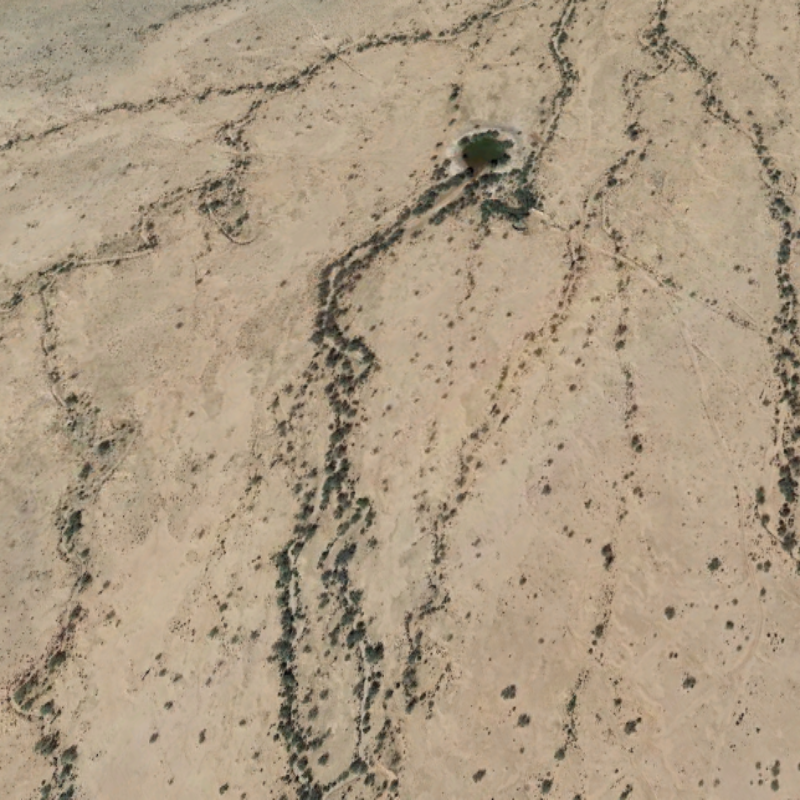
#> input picture img1652GE.PNG, 800 x 800 px
$ python Image_preprocessing.py
#> lines starting #> are read from the running program, lines starting #| are printed output that depends on the picture
#!/usr/bin/env python
# coding: utf-8

# In[1]:


import numpy as np
import cv2
from matplotlib import pyplot as plt

img1 = cv2.imread('img1652GE.PNG')
#> img1 is the input picture: shape (800, 800, 3); mean B, G, R 131.2, 154.8, 172.4
print('Original size',img1.shape)
#| Original size (800, 800, 3)
plt.imshow(img1)


# In[2]:


# setting dim of the resize
height = 220
width = 220
dim = (width, height)
res = cv2.resize(img1, dim, interpolation=cv2.INTER_LINEAR)
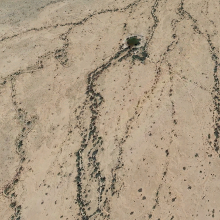
#> res: shape (220, 220, 3); mean B, G, R 131.1, 154.7, 172.3

# Checking the size
print("RESIZED", res.shape)
#| RESIZED (220, 220, 3)

# Visualizing one of the images in the array
original = res


# In[3]:


# ----------------------------------
# Remove noise
# Gaussian

blur = cv2.GaussianBlur(res, (5, 5), 0)
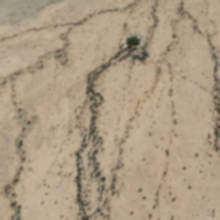
#> blur: shape (220, 220, 3); mean B, G, R 131.1, 154.7, 172.3

image = blur
# display(img1, image, 'Original', 'Blured')
plt.imshow(image)
#---------------------------------


# In[20]:


# Gray Scale
gray = cv2.cvtColor(image, cv2.COLOR_RGB2GRAY)
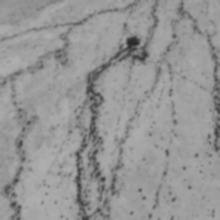
#> gray: shape (220, 220); min 40, max 177, mean 149.7

plt.imshow(gray)


# In[21]:


#Histogram Normailization

dst = cv2.equalizeHist(gray)
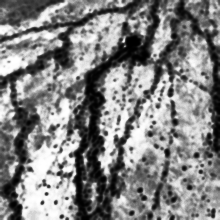
#> dst: shape (220, 220); min 0, max 255, mean 130.9
# cv2.imshow('Source image', src)
cv2.imshow('Equalized Image', dst)

plt.imshow(gray)


# In[22]:


plt.imshow(dst)
cv2.waitKey(0)

# In[ ]:
#> figure, not shown here; B, G, R data is drawn as R, G, B
